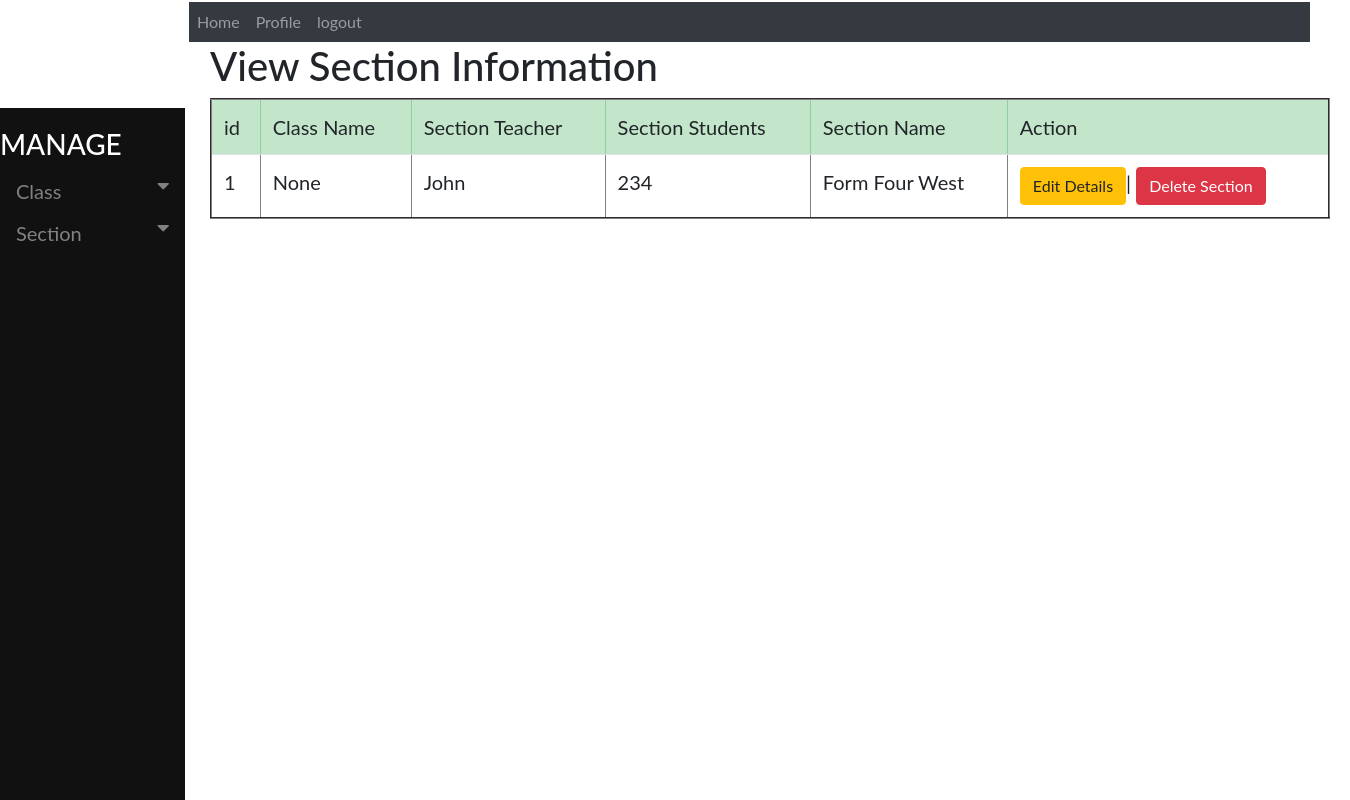
The page /accounts/viewsectioninformation on the database as committed earlier.
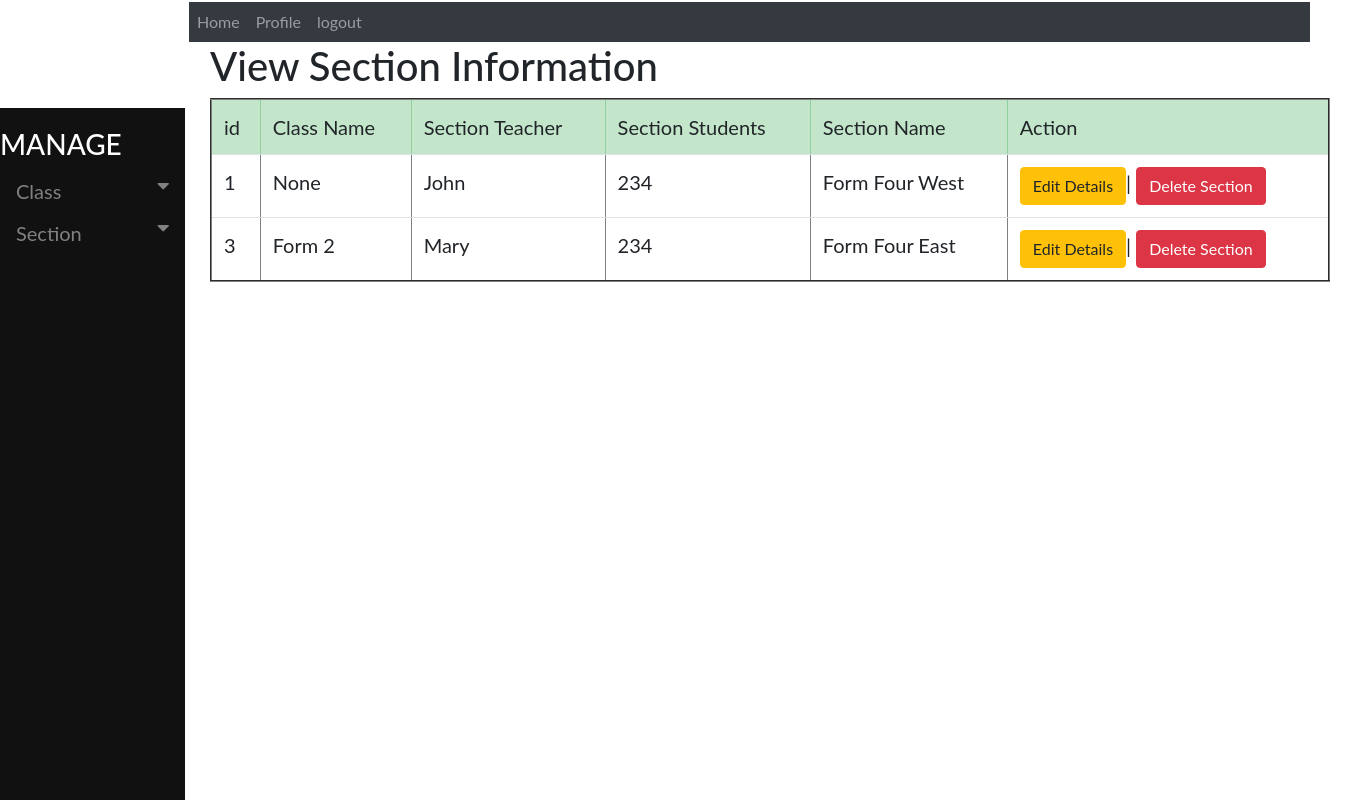
The same page on the database as committed later.
### accounts/models.py (models this page shows, shortened)
class Sectioninformation(models.Model):
    NameOfClass = models.ForeignKey(Classinformation, on_delete=models.PROTECT, blank=True, null=True)
    SectionName = models.CharField(max_length=130)
    SectionTeacher = models.CharField(max_length=30, blank=True)
    NumberOfStudents = models.CharField(max_length=30, blank=True)

class Classinformation(models.Model):
    ClassName = models.CharField(max_length=130)
    ClassTeacher = models.CharField(max_length=30, blank=True)
    TotalStudents = models.CharField(max_length=30, blank=True)
    NumberOfSections = models.CharField(max_length=30, blank=True)
    def __str__(self):
        return self.ClassName

### accounts/views.py (the view)
def viewsectioninformation(request):
    all_info = Sectioninformation.objects.all()
    context={'all_info':all_info}
    return render(request, 'accounts/viewsectioninformation.html', context)

### accounts/templates/accounts/viewsectioninformation.html
{% extends 'base.html' %}
{% block body %}
<div class="container" style="margin-left: 200px;font-size: 20px; padding: 0px 10px;">
<h1>View Section Information</h1>
<table class="table table-hover" border="2">
   <thead class="table-success">
     <tr>
         <td>id</td>
         <td>Class Name</td>
         <td>Section Teacher</td>
         <td>Section Students</td>
         <td>Section Name</td>
         <td>Action</td>
     </tr>
   </thead>
   <tbody>
     {% if all_info %}
     {% for item in all_info%}
     <tr>
       <td>{{ item.id}}</td>
       <td>{{ item.NameOfClass }}</td>
       <td>{{ item.SectionTeacher}}</td>
       <td>{{ item.NumberOfStudents}}</td>
       <td>{{ item.SectionName}}</td>
       <td><a href="{% url 'editsectioninformation' pk=item.id  %}" >
         <button class="btn btn-warning">Edit Details</button></a>|
         <a href="{% url 'deletesectioninformation' pk=item.id %}" >
           <button class="btn btn-danger">Delete Section</button></a>
       </td>
        {% endfor %}
     </tr>
     {% endif %}
   </tbody>
</table>
</div>
{% endblock %}

Rows that differ between the two databases and show on the page:
added Sectioninformation: id "3", NameOfClass "Form 2", SectionTeacher "Mary", NumberOfStudents "234", SectionName "Form Four East"
